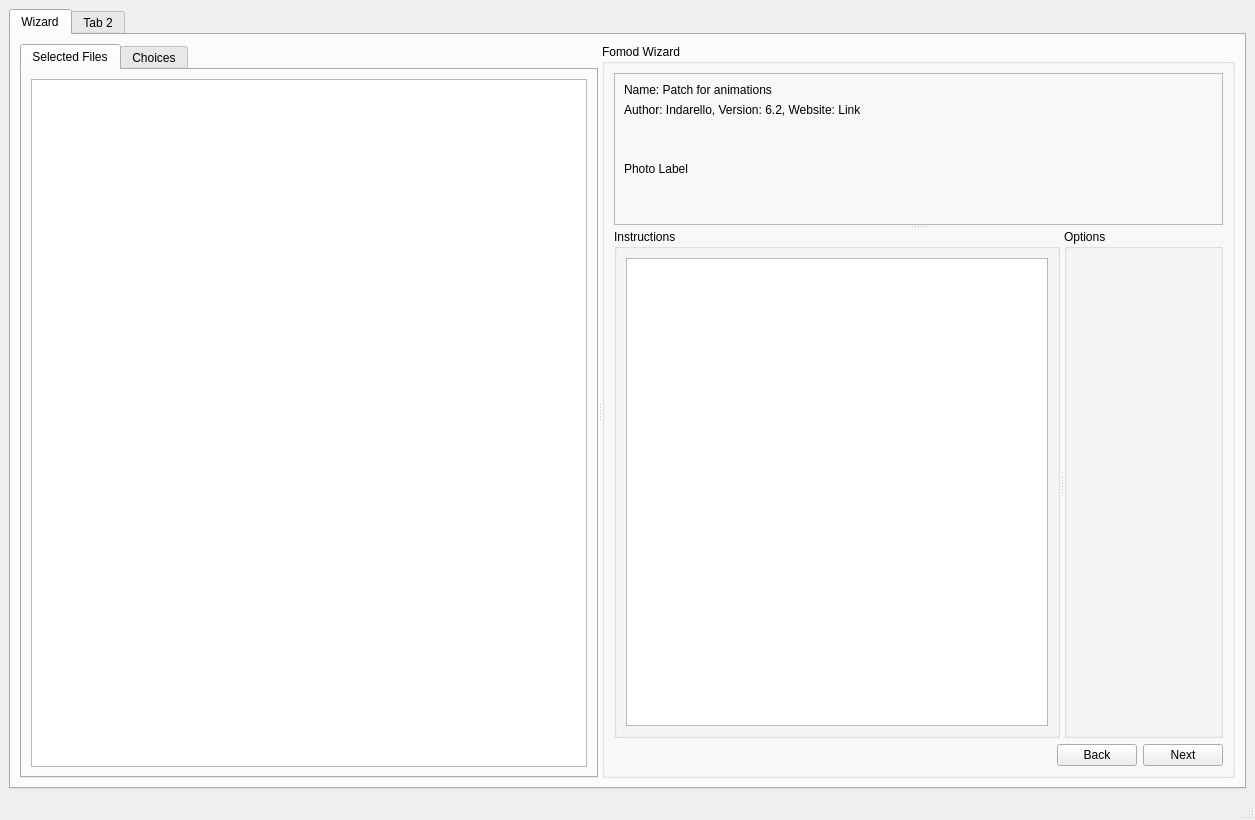
<?xml version="1.0" encoding="UTF-8"?>
<ui version="4.0">
 <class>MainWindow</class>
 <widget class="QMainWindow" name="MainWindow">
  <property name="geometry">
   <rect>
    <x>0</x>
    <y>0</y>
    <width>1255</width>
    <height>820</height>
   </rect>
  </property>
  <property name="windowTitle">
   <string>MainWindow</string>
  </property>
  <widget class="QWidget" name="centralwidget">
   <layout class="QGridLayout" name="gridLayout">
    <item row="0" column="0">
     <widget class="QTabWidget" name="tabWidget">
      <property name="currentIndex">
       <number>0</number>
      </property>
      <widget class="QWidget" name="tab">
       <attribute name="title">
        <string>Wizard</string>
       </attribute>
       <layout class="QGridLayout" name="gridLayout_4">
        <item row="0" column="0">
         <widget class="QSplitter" name="splitter_3">
          <property name="orientation">
           <enum>Qt::Horizontal</enum>
          </property>
          <widget class="QTabWidget" name="DataTabs">
           <property name="currentIndex">
            <number>0</number>
           </property>
           <widget class="QWidget" name="SelectedFilesTab">
            <attribute name="title">
             <string>Selected Files</string>
            </attribute>
            <layout class="QGridLayout" name="gridLayout_7">
             <item row="0" column="0">
              <widget class="QTextEdit" name="SelectedFilesText">
               <property name="textInteractionFlags">
                <set>Qt::TextSelectableByKeyboard|Qt::TextSelectableByMouse</set>
               </property>
              </widget>
             </item>
            </layout>
           </widget>
           <widget class="QWidget" name="ChoicesTab">
            <attribute name="title">
             <string>Choices</string>
            </attribute>
            <layout class="QGridLayout" name="gridLayout_6">
             <item row="0" column="0">
              <widget class="QTextEdit" name="ChoicesText">
               <property name="textInteractionFlags">
                <set>Qt::TextSelectableByKeyboard|Qt::TextSelectableByMouse</set>
               </property>
              </widget>
             </item>
            </layout>
           </widget>
          </widget>
          <widget class="QGroupBox" name="FomodWizardGroup">
           <property name="title">
            <string>Fomod Wizard</string>
           </property>
           <layout class="QGridLayout" name="gridLayout_3">
            <item row="0" column="0">
             <widget class="QSplitter" name="splitter_2">
              <property name="orientation">
               <enum>Qt::Vertical</enum>
              </property>
              <widget class="QFrame" name="frame">
               <property name="frameShape">
                <enum>QFrame::StyledPanel</enum>
               </property>
               <property name="frameShadow">
                <enum>QFrame::Raised</enum>
               </property>
               <layout class="QVBoxLayout" name="verticalLayout">
                <item>
                 <widget class="QLabel" name="FomodNameLabel">
                  <property name="sizePolicy">
                   <sizepolicy hsizetype="Preferred" vsizetype="Maximum">
                    <horstretch>0</horstretch>
                    <verstretch>0</verstretch>
                   </sizepolicy>
                  </property>
                  <property name="text">
                   <string>Name: Patch for animations</string>
                  </property>
                 </widget>
                </item>
                <item>
                 <widget class="QLabel" name="FomodMetaLabel">
                  <property name="sizePolicy">
                   <sizepolicy hsizetype="Preferred" vsizetype="Maximum">
                    <horstretch>0</horstretch>
                    <verstretch>0</verstretch>
                   </sizepolicy>
                  </property>
                  <property name="text">
                   <string>Author: Indarello, Version: 6.2, Website: Link</string>
                  </property>
                 </widget>
                </item>
                <item>
                 <widget class="QLabel" name="FomodPhotoLabel">
                  <property name="text">
                   <string>Photo Label</string>
                  </property>
                 </widget>
                </item>
               </layout>
              </widget>
              <widget class="QWidget" name="">
               <layout class="QVBoxLayout" name="verticalLayout_2">
                <item>
                 <widget class="QSplitter" name="splitter">
                  <property name="orientation">
                   <enum>Qt::Horizontal</enum>
                  </property>
                  <widget class="QGroupBox" name="groupBox_2">
                   <property name="title">
                    <string>Instructions</string>
                   </property>
                   <layout class="QGridLayout" name="gridLayout_2">
                    <item row="0" column="0">
                     <widget class="QTextEdit" name="FomodInstructions"/>
                    </item>
                   </layout>
                  </widget>
                  <widget class="QGroupBox" name="FomodOptionsGroup">
                   <property name="title">
                    <string>Options</string>
                   </property>
                  </widget>
                 </widget>
                </item>
                <item>
                 <layout class="QHBoxLayout" name="horizontalLayout">
                  <item>
                   <spacer name="horizontalSpacer">
                    <property name="orientation">
                     <enum>Qt::Horizontal</enum>
                    </property>
                    <property name="sizeHint" stdset="0">
                     <size>
                      <width>40</width>
                      <height>20</height>
                     </size>
                    </property>
                   </spacer>
                  </item>
                  <item>
                   <widget class="QPushButton" name="FomodBackButton">
                    <property name="text">
                     <string>Back</string>
                    </property>
                   </widget>
                  </item>
                  <item>
                   <widget class="QPushButton" name="FomodNextButton">
                    <property name="text">
                     <string>Next</string>
                    </property>
                   </widget>
                  </item>
                 </layout>
                </item>
               </layout>
              </widget>
             </widget>
            </item>
           </layout>
          </widget>
         </widget>
        </item>
       </layout>
      </widget>
      <widget class="QWidget" name="tab_2">
       <attribute name="title">
        <string>Tab 2</string>
       </attribute>
       <layout class="QGridLayout" name="gridLayout_5">
        <item row="0" column="0">
         <widget class="QLabel" name="label_4">
          <property name="text">
           <string>TextLabel</string>
          </property>
         </widget>
        </item>
       </layout>
      </widget>
     </widget>
    </item>
   </layout>
  </widget>
  <widget class="QMenuBar" name="menubar">
   <property name="geometry">
    <rect>
     <x>0</x>
     <y>0</y>
     <width>1255</width>
     <height>21</height>
    </rect>
   </property>
  </widget>
  <widget class="QStatusBar" name="statusbar"/>
 </widget>
 <resources/>
 <connections/>
</ui>
